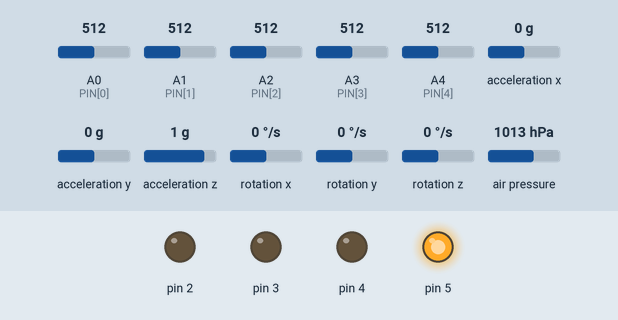
Simulated run of this sketch. Board: Arduino Uno, built with avr-gcc and run on an emulated ATmega328P. Shown: output pins drawn as LEDs (lit = HIGH). Inputs (shaded band) come from the test bench; at power-on: A0 (PIN[0]) = 512, A1 (PIN[1]) = 512, A2 (PIN[2]) = 512, A3 (PIN[3]) = 512, A4 (PIN[4]) = 512, acceleration x 0 g, acceleration y 0 g, acceleration z 1 g, rotation x 0 °/s, rotation y 0 °/s, rotation z 0 °/s, air pressure 1013 hPa. Pins used as bus, display or sensor lines are not drawn; what the sketch prints to the serial monitor is not drawn.

Above: at 9.7 s.
At 11.8 s:
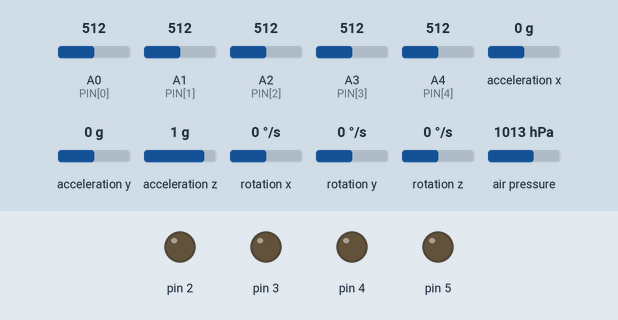
Timing chart, 0 to 14.1 s (numbered marks = the images above):
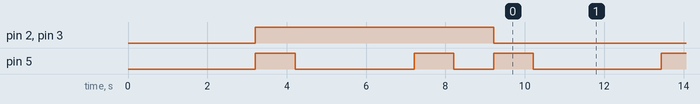

The sketch:

Arudino1010.ino
```cpp
#include <Adafruit_BMP280.h>
#include <MPU6050_tockn.h>
#include <Wire.h>
#include <SPI.h>

Adafruit_BMP280 bmp;
MPU6050 mpu6050(Wire);

#define SIZE 5
#define greenled 2
#define redled 3
#define bluled 4

// definisco variabili globali
int k = 0;
int VAL[SIZE];
int POS[SIZE];
int PIN[SIZE] = {A0 , A1, A2, A3, A4};
float altezza;

float accbX, accbY, accbZ;


//definisco struttura su cui scrivere i dati rilevati
struct datir {
  int VAL[SIZE]; //valore rilevato dal flessiometro
  int POS[SIZE]; //valore trasformato dalla funzione map
  float altezza;
  float angoloX;
  float angoloY;
  float angoloZ;
};
struct datir datirilevati;

//struttura delle parole salvate
struct parolesalvate {
  int POS[SIZE];
};
// vettore di struct delle parole salvate--> valori campionati
struct parolesalvate parole[10] = {{{4, 4, 4, 4, 4}},
  {{4, 4, 4, 4, 4}},
  {{3, 3, 3, 3, 3}},
  {{3, 4, 4, 3, 2}},
  {{3, 4, 4, 3, 3}},
  {{1, 2, 4, 3, 3}},
  {{1, 2, 4, 3, 2}},
  {{1, 2, 3, 3, 3}},
  {{1, 2, 4, 3, 4}},
  {{3, 4, 4, 3, 3}}
};

//funzione che rileva i dati dal guanto-->
void rilevadati() {
  for (byte i = 0; i < SIZE; i++) {
    datirilevati.VAL[i] = analogRead(PIN[i]);
  }

  for (byte i = 0; i < SIZE; i++) {
    datirilevati.POS[i] = map(datirilevati.VAL[i] , 360 , 590, 1 , 5);
  }
  datirilevati.altezza = bmp.readAltitude(1013.25);
  //Serial.print(datirilevati.altezza);

  datirilevati.angoloX=(mpu6050.getAccX());
  datirilevati.angoloY=(mpu6050.getAccY());
  datirilevati.angoloZ=(mpu6050.getAccZ());

}
//converte da decimale a binario e invia ad arduino 1
void trasmetti(int n) {
  int i = 0;
  while (n > 0) {
    if (n % 2 == 0) {
      digitalWrite(i, LOW);
      Serial.print("0");
    } else {
      digitalWrite(i, HIGH);
      Serial.print("1");
    }
    n = n / 2;
    i++;
  }
  digitalWrite(5, HIGH);
  delay(1000);
  digitalWrite(5 , LOW);
}
//confronta i dati della mano con quelli del database

void confrontadati() {
  bool check = true; //check delle parole
  bool finito = false; // check della fine
  //Serial.print("inizio confronto \n");
  for (int i = 0; i < 10  && finito == false ; i++) { // giro le parole
    check = true;  // imposto il  check a true per ogni parola
    //Serial.print("for esterno \n");
    for (int j = 0; j < SIZE && check == true; j++) { // giro le dita e confronto i valori per la i-esima parola
      /*Serial.print("for interno \n");
        Serial.print(datirilevati.POS[j]);
        Serial.print("\n");
        Serial.print(parole[i].POS[j]);
        Serial.print("\n");*/
      if (datirilevati.POS[j] != parole[i].POS[j]) {  // se anche solo un dito non corrisponde metto il check a false
        check = false;
      }
    }
    if (check == true && i<2 && abs(datirilevati.angoloX)>abs(accbX)-0.1 && abs(datirilevati.angoloX)<abs(accbX)+0.1 ) {                  //se check==true allora ho corrispondenza per tutti i flex, la condizione su i serve per discriminare l'altezza

      if (datirilevati.altezza > altezza) {
        trasmetti(0); // buongiorno --> alto
        Serial.print("\n");
        finito = true;
      }
      else {
        trasmetti(1);
        Serial.print("\n");
        finito = true; // buonasera--> basso
      }
      }
      else{
        trasmetti(3);
        Serial.print("\n");
        finito = true;
      }
    if ( check == true && i>1) { //se check ==true e sono dopo la seconda parola allora trasmetto k che va di pari passo a i
      trasmetti(k);
      Serial.print(k);
      Serial.print("\n");
      finito = true;
    }
    k++;
  }
  k = 0;
}

void printdati() {
  Serial.print(F("Approx altitude = "));
  Serial.print(bmp.readAltitude(1013.25)); /* Adjusted to local forecast! */
  Serial.println(" m \n");

  mpu6050.update();


  Serial.print("angleX : ");
  Serial.print(datirilevati.angoloX);
  Serial.print("\tangleY : ");
  Serial.print(datirilevati.angoloY);
  Serial.print("\tangleZ : ");
  Serial.println(datirilevati.angoloZ);

  Serial.println("\n");

  for (byte i = 0; i < SIZE; i++) {
    VAL[i] = analogRead(PIN[2]);
  }
  Serial.print("VAL1: " + String(VAL[0]) + "\t VAL2: " + String(VAL[1]) + "\t VAL3: " + String(VAL[2]) + "\t VAL4: " + String(VAL[3]) + "\t VAL5: " + String(VAL[4]) + "\n");

  for (byte i = 0; i < SIZE; i++) {
    POS[i] = map(VAL[2] , 360 , 590, 1 , 5);
  }
  Serial.print("POS1: " + String(POS[0]) + "\t POS2: " + String(POS[1]) + "\t POS3: " + String(POS[2]) + "\t POS4: " + String(POS[3]) + "\t POS5: " + String(POS[4]) + "\n");
  delay(100);
}

void setup() {
  Serial.begin(9600);
  for (int i = 0; i < 6; i++) {
    pinMode(i, OUTPUT);
    digitalWrite(i, LOW);
  }

  Serial.println("BMP280 test");

  if (!bmp.begin()) {
    Serial.println("Could not find a valid BMP280 sensor, check wiring or "
                   "try a different address!");
    delay(1000);
  }

  /* Default settings from datasheet. */
  bmp.setSampling(Adafruit_BMP280::MODE_NORMAL,     /* Operating Mode. */
                  Adafruit_BMP280::SAMPLING_X2,     /* Temp. oversampling */
                  Adafruit_BMP280::SAMPLING_X16,    /* Pressure oversampling */
                  Adafruit_BMP280::FILTER_X16,      /* Filtering. */
                  Adafruit_BMP280::STANDBY_MS_500); /* Standby time. */

  Wire.begin();
  mpu6050.begin();
  mpu6050.calcGyroOffsets(true);

  printdati();

  Serial.print("RILEVAMENTO ALTEZZA\n");
  trasmetti(14);
    /*delay(500);
    for (int i = 0; i < 5; i++) {
    digitalWrite(i, LOW);
    }
    delay(2000);
  */
  delay(3000);
  altezza = bmp.readAltitude(1013.25);
  accbX=(mpu6050.getAccX());
  accbY=(mpu6050.getAccY());
  accbZ=(mpu6050.getAccZ());

  Serial.print(altezza);
  Serial.print("\n \n");
  Serial.print("Inizio movimento\n");
   trasmetti(15);
    /*delay(500);
    for (int i = 0; i < 5; i++) {
    pinMode(i, OUTPUT);
    digitalWrite(i, LOW);
    }*/
    delay(1000);
}

void loop() {
   for (int i = 0; i < 6; i++) {
    digitalWrite(i, LOW);
  }
  digitalWrite(8,LOW);
  rilevadati();
  confrontadati();
  printdati();

  delay(3000);

}
```

Measured:
- by itself, pin 2, pin 3: HIGH → LOW at 9.2 s
- by itself, pin 5: goes LOW 3.0 s, HIGH 1.0 s, LOW 1.0 s, 28 × (HIGH 1.0 s, LOW 3.2 s), HIGH 1.0 s, then LOW
